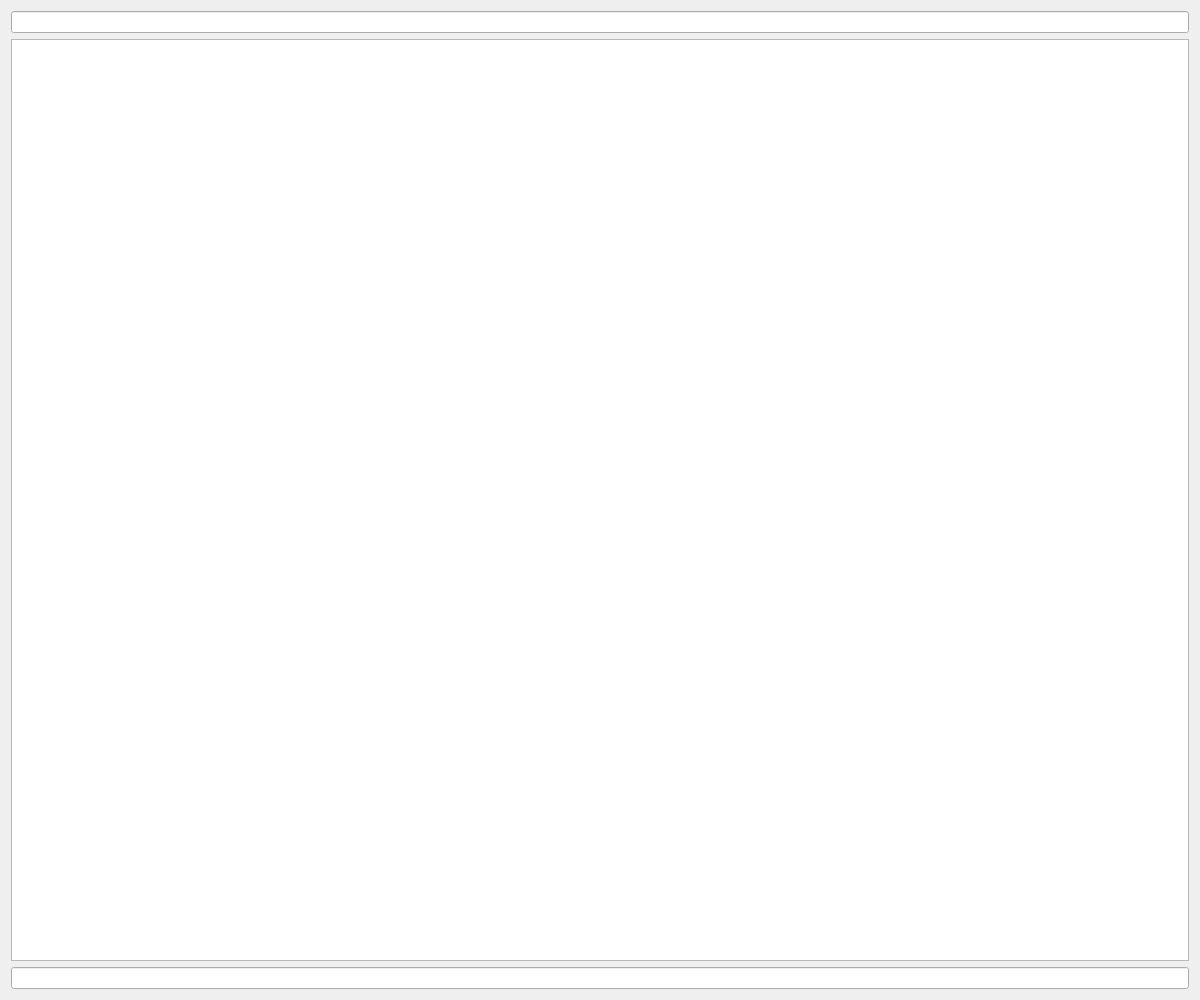
<?xml version="1.0" encoding="UTF-8"?>
<ui version="4.0">
 <class>ChatDialog</class>
 <widget class="QDialog" name="ChatDialog">
  <property name="geometry">
   <rect>
    <x>0</x>
    <y>0</y>
    <width>1200</width>
    <height>1000</height>
   </rect>
  </property>
  <property name="sizePolicy">
   <sizepolicy hsizetype="Expanding" vsizetype="Expanding">
    <horstretch>0</horstretch>
    <verstretch>0</verstretch>
   </sizepolicy>
  </property>
  <property name="windowTitle">
   <string>Chatdemo</string>
  </property>
  <layout class="QVBoxLayout" name="verticalLayout">
   <item>
    <widget class="QLineEdit" name="ipEdit"/>
   </item>
   <item>
    <widget class="QTextEdit" name="textView"/>
   </item>
   <item>
    <widget class="QLineEdit" name="messageEdit"/>
   </item>
  </layout>
 </widget>
 <layoutdefault spacing="6" margin="11"/>
 <resources/>
 <connections/>
</ui>
